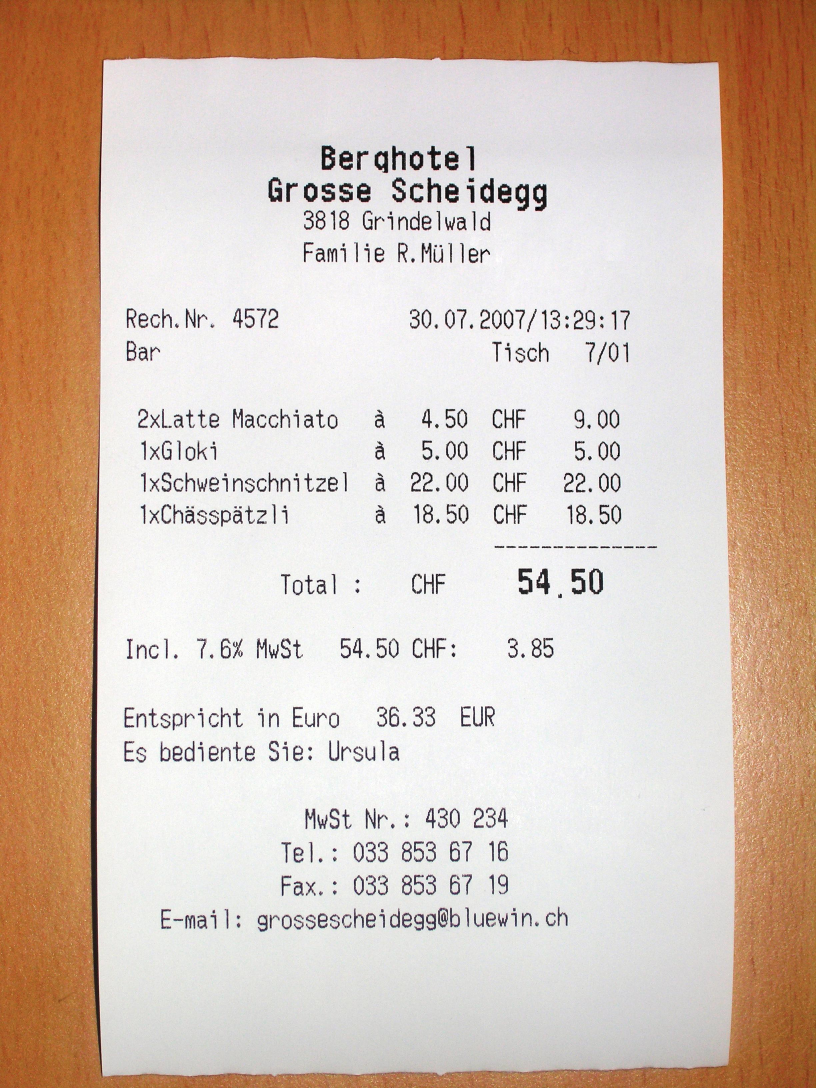
#> input picture images/swt-example-2.jpg, 2448 x 3264 px, given in place of swt-example-2.png, which was not available (shown at 1/3 size)
$ python test_opencl.py   (older library calls are emulated)
#> lines starting #> are read from the running program, lines starting #| are printed output that depends on the picture; pictures that were not available may be replaced by others from this repository, and a replacement may not be noted
import pyopencl as cl
import numpy as np
import cv2
import os
import math
import timeit

# Showing compiler output
# os.environ['PYOPENCL_COMPILER_OUTPUT'] = '1'

#Read in image
img = cv2.imread('./images/swt-example-2.png')
#> img is the input picture: shape (3264, 2448, 3); mean B, G, R 179.5, 193.6, 214
img = cv2.cvtColor(img, cv2.COLOR_BGR2GRAY)
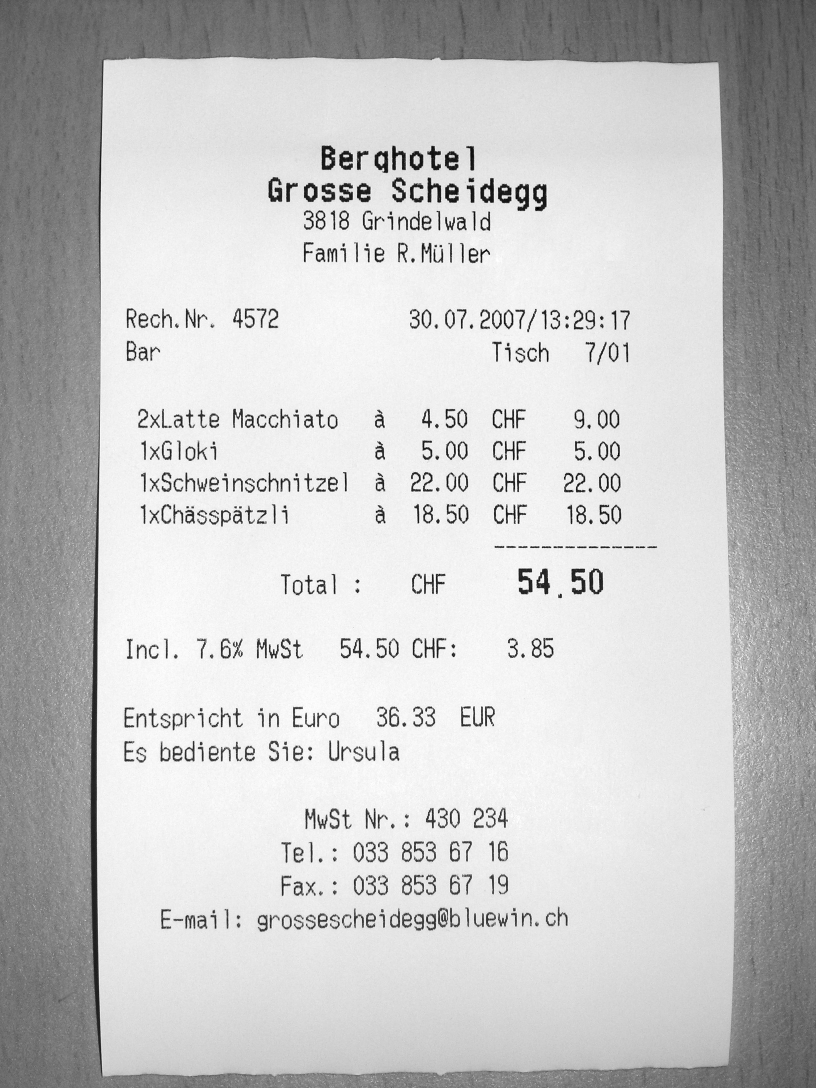
#> img: shape (3264, 2448) (shown at 1/3 size); min 0, max 255, mean 198.1

# Getting Canny edges
edges = cv2.Canny(img, 100, 300)
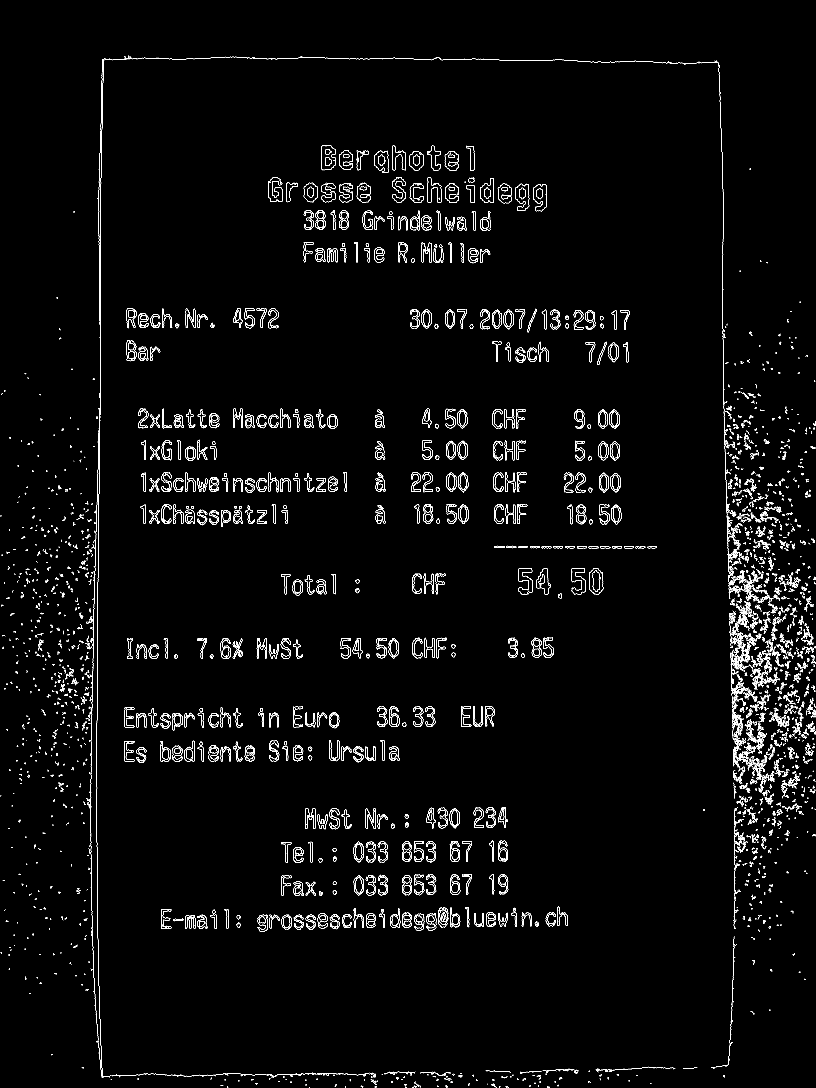
#> edges: shape (3264, 2448) (shown at 1/3 size); 1.9% white in thin lines or dots
# Getting gradient derivatives
# Note: can also use a Scharr filter here if
# ksize is set to -1. Potentially, provides better
# results than a 3x3 sobel.
gy = cv2.Sobel(img, cv2.CV_64F, 1, 0, ksize=-1)
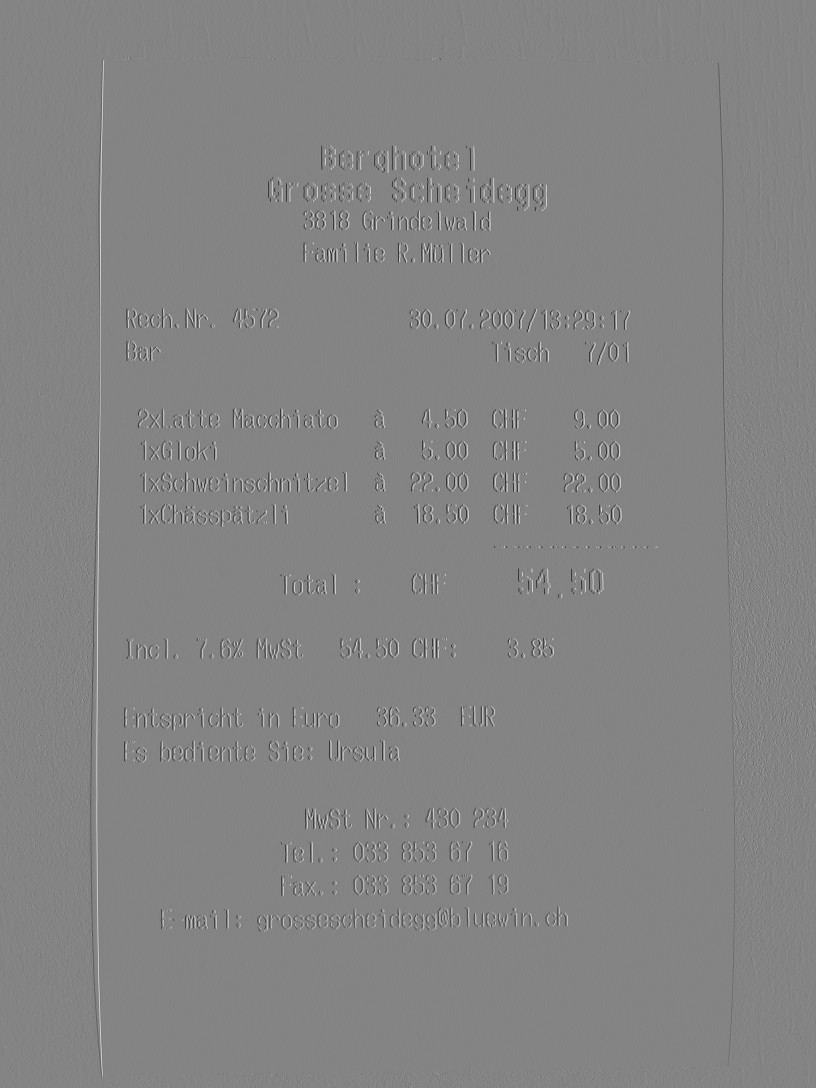
#> gy: shape (3264, 2448) float64 (shown at 1/3 size); min -3975, max 3692, mean 0; drawn with min black and max white
gx = cv2.Sobel(img, cv2.CV_64F, 0, 1, ksize=-1)

# Max ray length
hypot = math.floor(math.sqrt(img.shape[0]*img.shape[0] + img.shape[1]*img.shape[1]))
#> hypot = 4080
# Create an empty array to keep track of all rays
rays = np.zeros(shape=(img.shape[0], img.shape[1], 4))

# Setting up for OpenCL
# Get platforms, both CPU and GPU
#> (the run stopped early here; a loop or call above may not have finished)
